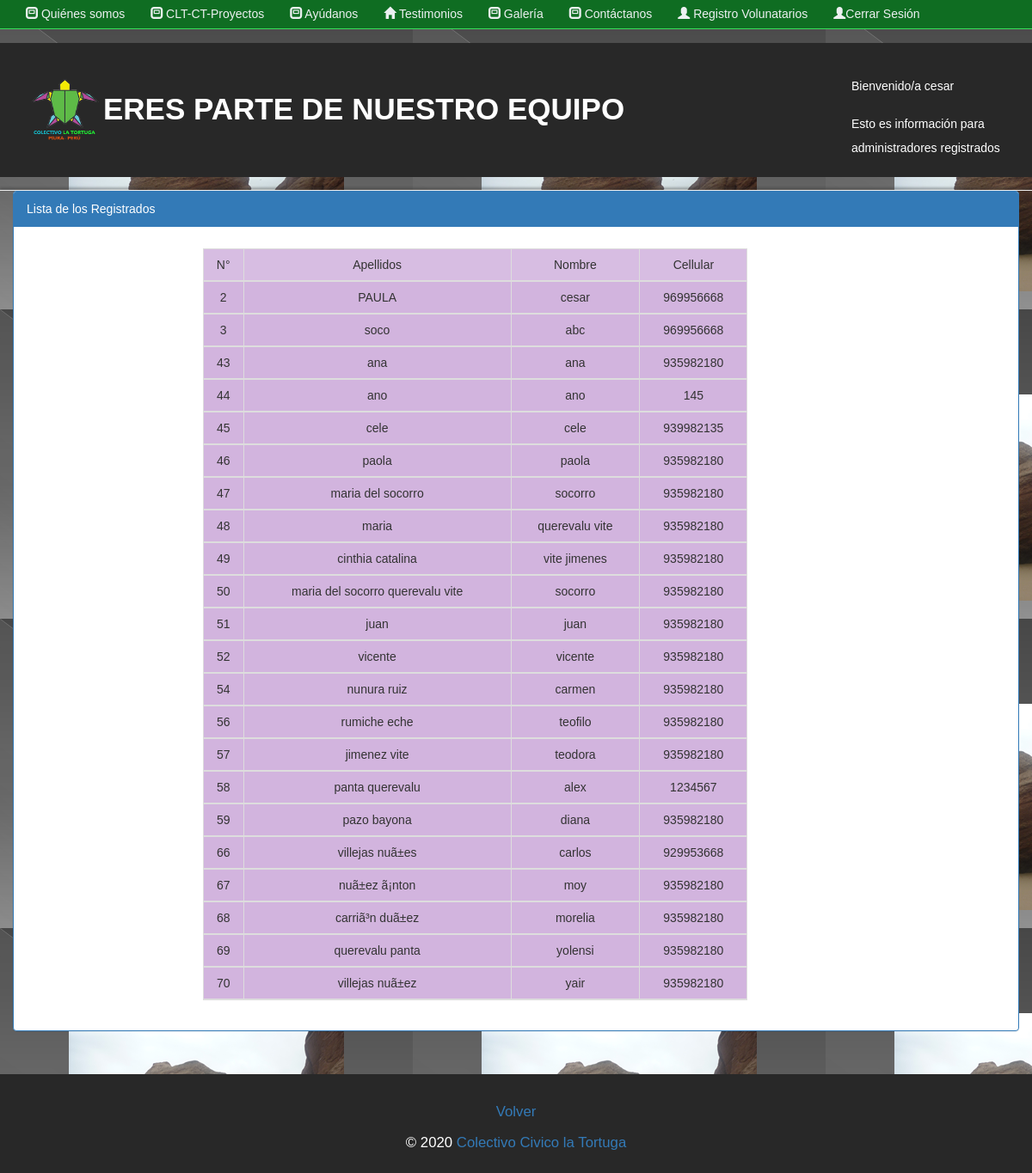
/vistaderegistro.php (signed in), run on the app's committed database.
### tables this page shows
CREATE TABLE `colaboradores` (
  `idcolaborador` int(11) NOT NULL,
  `clave` varchar(45) NOT NULL,
  `direccion` varchar(45) NOT NULL,
  `telefono` varchar(9) NOT NULL,
  `fechamodifico` date NOT NULL,
  `fecharegistro` date NOT NULL,
  `nombre` varchar(45) NOT NULL,
  `Razonsocil` varchar(45) NOT NULL,
  `estado` bit(1) NOT NULL,
  `Ndocumento` varchar(8) NOT NULL,
  `email` varchar(45) NOT NULL,
  `usuario` varchar(45) NOT NULL,
  `usuarioregiro` varchar(45) NOT NULL,
  `apellidos` varchar(45) NOT NULL
);

### vistaderegistro.php (the view, shortened to what this page needs)
<!DOCTYPE html>
<html lang="en">
<head>
    <link rel="stylesheet" href="css/bootstrap.min.css"/>
		<link rel="stylesheet" type="text/css" href="css/nosotros.css">
	<link href="web_admin/css/estilos.css" rel="stylesheet">
	<link rel="stylesheet" type="text/css" href="css/fotos2.css">
	<link rel="stylesheet" type="text/css" href="css/est.css">
	<link rel="stylesheet" type="text/css" href="css/dona.css">
</head>
<body>
  <?php
  $conexion=mysqli_connect('localhost', 'root','','tasks-app');
  ?>
    <div class="navbar navbar-default navbar-fixed-top">
		<div class="container-fluid">
		<div class="collapse navbar-collapse" id="collapse">
			<ul class="nav navbar-nav">
      <li><a href="nosotros.php"><span class="glyphicon glyphicon-modal-window"></span> Quiénes somos</a></li>
			  <li><a href="proyectos.php"><span class="glyphicon glyphicon-modal-window"></span> CLT-CT-Proyectos</a></li>
			  <li><a href="index.html"><span class="glyphicon glyphicon-modal-window" ></span> Ayúdanos</a></li>
				<li><a href="index.php"><span class="glyphicon glyphicon-home"></span> Testimonios</a></li>
				<li><a href="video.html"><span class="glyphicon glyphicon-modal-window"></span> Galería</a></li>
				<li><a href="contacto.php"><span class="glyphicon glyphicon-modal-window"></span> Contáctanos</a></li>
                  <li><a href="vistaderegistro.php"><span class="glyphicon glyphicon-user"></span> Registro Volunatarios </a></li>
                  <li><a href="CIERRE.php" ><span class="glyphicon glyphicon-user"></span>Cerrar Sesión</a>
            </ul>
			<ul class="nav navbar-nav navbar-right">
			<a href="#" class="navbar-brand"></a>
			</ul>
		</div>
	</div>
</div>
<div id="fondo">
    <div id="nosotros">
<header id="header">
        <div class="container">
          <div class="row">
            <div class="col-md-10">
              <h1><img src="img/LOGOSINFONDO.png" alt="Trulli" width="90" height="80">ERES PARTE DE NUESTRO EQUIPO</h1>
            </div>
       <br><br>
    <?php
echo "Bienvenido/a  " .$_SESSION["usuario"]."<br><br>";
?>
<p>Esto es información para administradores registrados </P>
          </div>
        </div>
      </header>
        <div class="container p-6">
            <div class="row">
               <div class="panel panel-primary">
               <div class="panel-heading">Lista de los Registrados</div>
               <div class="panel-body">
                <div class="col-md-2">
                </div>
                <div class="col-md-7">
                <table class="table table-bordered table-sm"  cellspacing="10" cellpadding="10" border="3">
                    <thead>
                        <tr rowspan="2" colspan="2" align="center" bgcolor="#D7BDE2">
                            <td align="center">N°</td>
                            <td>Apellidos</td>
                            <td>Nombre</td>
                            <td>Cellular</td>
                        </tr>
                        <?php
                        $sql="SELECT * FROM colaboradores";
                        $result=mysqli_query($conexion,$sql);
                        while($mostrar=mysqli_fetch_array($result)){
                        ?>
                        <tr>
                            <td><?php echo$mostrar['idcolaborador']?></td>
                            <td><?php echo $mostrar['usuario'] ?></td>
                            <td><?php echo$mostrar['nombre'] ?></td>
                            <td><?php echo $mostrar['telefono'] ?></td>
                        </tr>
                        <?php
                        }
                        ?>
                    </thead>
                </table>
                      </div>
                      </div>
            </div>
            </div>
</div>
                <div id="footer">
                    <div id="copyrights">
                       <p><a href="index.html">Volver</a></p>
                            &copy; 2020  <a href="#">Colectivo Civico la Tortuga </a>
                       </div>
</body>
</html>

### css/nosotros.css (style rules this page uses)
#nosotros { margin-top: 50px; }
p { line-height: 28px; }
h1 { font-weight: bold; font-size: 2.5em; height: 80px; padding: 20px 0; }
body { background: #F1F1F1; }
#footer { font-size: 1.2em; height: 115px; padding: 50px 0; text-align: center; }

### web_admin/css/estilos.css (style rules this page uses)
body { background:#f4f4f4; }
.navbar { min-height: 33px !important; margin-bottom:0; border-radius:0; }
.navbar-nav > li > a, .navbar-brand { padding-top:6px !important; padding-bottom:0 !important; height: 33px; }
.navbar-default { background-color: #0f6d22;; border-color: #39df5b; }
.navbar-default .navbar-brand { color: #ecf0f1; }
.navbar-default .navbar-nav > li > a { color: #ecf0f1; }
.navbar-default .navbar-collapse, .navbar-default .navbar-form { border-color: #ecf0f1; }
#header { background:#282828; color:#ffffff; padding-bottom: 10px; margin-bottom: 15px; }
#footer { background:#282828; color:#ffffff; text-align:center; padding:30px; margin-top:30px; }

### css/fotos2.css (style rules this page uses)
* { font-family: sans-serif ; }
a { text-decoration: currentColor; }
img { justify-content: center; }

### css/dona.css (style rules this page uses)
body { background-color: #ffdd90; background-image: url("img/cenizo.png"); }
img { justify-content: center; }
table { background: #D2B4DE ; border: #F4D03F; text-align: center; }

### data on the page
colaboradores: idcolaborador "2", usuario "PAULA", nombre "cesar", telefono "969956668"
colaboradores: idcolaborador "3", usuario "soco", nombre "abc", telefono "969956668"
colaboradores: idcolaborador "43", usuario "ana", nombre "ana", telefono "935982180"
colaboradores: idcolaborador "44", usuario "ano", nombre "ano", telefono "145"
colaboradores: idcolaborador "45", usuario "cele", nombre "cele", telefono "939982135"
colaboradores: idcolaborador "46", usuario "paola", nombre "paola", telefono "935982180"
colaboradores: idcolaborador "47", usuario "maria del socorro", nombre "socorro", telefono "935982180"
colaboradores: idcolaborador "48", usuario "maria", nombre "querevalu vite", telefono "935982180"
colaboradores: idcolaborador "49", usuario "cinthia catalina", nombre "vite jimenes", telefono "935982180"
colaboradores: idcolaborador "50", usuario "maria del socorro querevalu vite", nombre "socorro", telefono "935982180"
colaboradores: idcolaborador "51", usuario "juan", nombre "juan", telefono "935982180"
colaboradores: idcolaborador "52", usuario "vicente", nombre "vicente", telefono "935982180"
colaboradores: idcolaborador "54", usuario "nunura ruiz", nombre "carmen", telefono "935982180"
colaboradores: idcolaborador "56", usuario "rumiche eche", nombre "teofilo", telefono "935982180"
colaboradores: idcolaborador "57", usuario "jimenez vite", nombre "teodora", telefono "935982180"
colaboradores: idcolaborador "58", usuario "panta querevalu", nombre "alex", telefono "1234567"
colaboradores: idcolaborador "59", usuario "pazo bayona", nombre "diana", telefono "935982180"
colaboradores: idcolaborador "66", usuario "villejas nuã±es", nombre "carlos", telefono "929953668"
colaboradores: idcolaborador "67", usuario "nuã±ez ã¡nton", nombre "moy", telefono "935982180"
colaboradores: idcolaborador "68", usuario "carriã³n duã±ez", nombre "morelia", telefono "935982180"
colaboradores: idcolaborador "69", usuario "querevalu panta", nombre "yolensi", telefono "935982180"
colaboradores: idcolaborador "70", usuario "villejas nuã±ez", nombre "yair", telefono "935982180"

### other printed values
$_SESSION["usuario"] "cesar"
